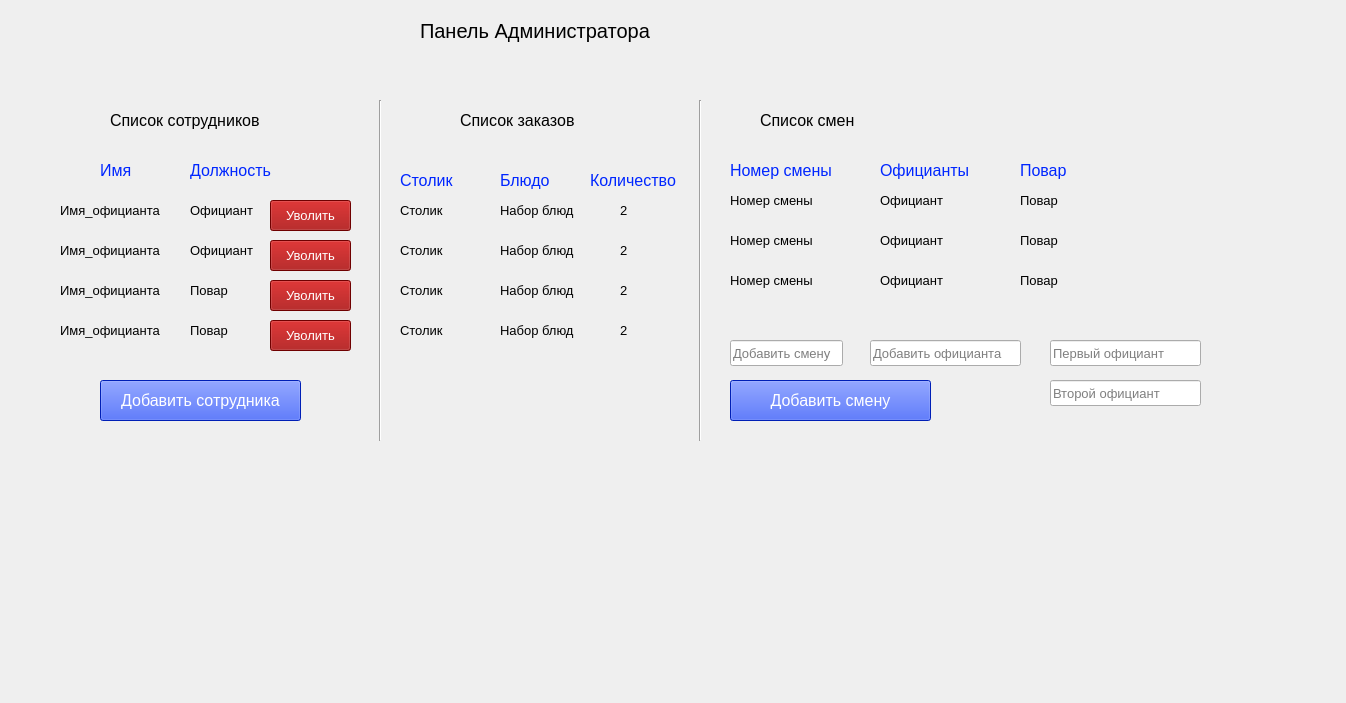
<?xml version="1.0" encoding="UTF-8"?>
<ui version="4.0">
 <class>Widget</class>
 <widget class="QWidget" name="Widget">
  <property name="geometry">
   <rect>
    <x>0</x>
    <y>0</y>
    <width>1346</width>
    <height>703</height>
   </rect>
  </property>
  <property name="font">
   <font>
    <pointsize>15</pointsize>
   </font>
  </property>
  <property name="windowTitle">
   <string>Widget</string>
  </property>
  <widget class="QLabel" name="LabelTitle">
   <property name="geometry">
    <rect>
     <x>420</x>
     <y>10</y>
     <width>251</width>
     <height>41</height>
    </rect>
   </property>
   <property name="text">
    <string>Панель Администратора</string>
   </property>
  </widget>
  <widget class="QLabel" name="labelEmployee">
   <property name="geometry">
    <rect>
     <x>110</x>
     <y>100</y>
     <width>211</width>
     <height>41</height>
    </rect>
   </property>
   <property name="font">
    <font>
     <pointsize>12</pointsize>
    </font>
   </property>
   <property name="text">
    <string>Список сотрудников</string>
   </property>
  </widget>
  <widget class="QLabel" name="labelOrder">
   <property name="geometry">
    <rect>
     <x>460</x>
     <y>100</y>
     <width>211</width>
     <height>41</height>
    </rect>
   </property>
   <property name="font">
    <font>
     <pointsize>12</pointsize>
    </font>
   </property>
   <property name="text">
    <string>Список заказов</string>
   </property>
  </widget>
  <widget class="QLabel" name="labelOrder_2">
   <property name="geometry">
    <rect>
     <x>760</x>
     <y>100</y>
     <width>211</width>
     <height>41</height>
    </rect>
   </property>
   <property name="font">
    <font>
     <pointsize>12</pointsize>
    </font>
   </property>
   <property name="text">
    <string>Список смен</string>
   </property>
  </widget>
  <widget class="QLabel" name="labelEmployee_2">
   <property name="geometry">
    <rect>
     <x>100</x>
     <y>150</y>
     <width>211</width>
     <height>41</height>
    </rect>
   </property>
   <property name="font">
    <font>
     <pointsize>12</pointsize>
    </font>
   </property>
   <property name="text">
    <string>&lt;html&gt;&lt;head/&gt;&lt;body&gt;&lt;p&gt;&lt;span style=&quot; color:#0026ff;&quot;&gt;Имя&lt;/span&gt;&lt;/p&gt;&lt;/body&gt;&lt;/html&gt;</string>
   </property>
  </widget>
  <widget class="QLabel" name="labelEmployee_3">
   <property name="geometry">
    <rect>
     <x>190</x>
     <y>150</y>
     <width>211</width>
     <height>41</height>
    </rect>
   </property>
   <property name="font">
    <font>
     <pointsize>12</pointsize>
    </font>
   </property>
   <property name="text">
    <string>&lt;html&gt;&lt;head/&gt;&lt;body&gt;&lt;p&gt;&lt;span style=&quot; color:#0026ff;&quot;&gt;Должность&lt;/span&gt;&lt;/p&gt;&lt;/body&gt;&lt;/html&gt;</string>
   </property>
  </widget>
  <widget class="Line" name="line">
   <property name="geometry">
    <rect>
     <x>370</x>
     <y>100</y>
     <width>20</width>
     <height>341</height>
    </rect>
   </property>
   <property name="orientation">
    <enum>Qt::Vertical</enum>
   </property>
  </widget>
  <widget class="Line" name="line_2">
   <property name="geometry">
    <rect>
     <x>690</x>
     <y>100</y>
     <width>20</width>
     <height>341</height>
    </rect>
   </property>
   <property name="orientation">
    <enum>Qt::Vertical</enum>
   </property>
  </widget>
  <widget class="QLabel" name="labelEmployee_4">
   <property name="geometry">
    <rect>
     <x>60</x>
     <y>190</y>
     <width>211</width>
     <height>41</height>
    </rect>
   </property>
   <property name="font">
    <font>
     <pointsize>10</pointsize>
    </font>
   </property>
   <property name="text">
    <string>Имя_официанта</string>
   </property>
  </widget>
  <widget class="QLabel" name="labelEmployee_7">
   <property name="geometry">
    <rect>
     <x>190</x>
     <y>190</y>
     <width>131</width>
     <height>41</height>
    </rect>
   </property>
   <property name="font">
    <font>
     <pointsize>10</pointsize>
    </font>
   </property>
   <property name="text">
    <string>&lt;html&gt;&lt;head/&gt;&lt;body&gt;&lt;p&gt;Официант&lt;/p&gt;&lt;/body&gt;&lt;/html&gt;</string>
   </property>
  </widget>
  <widget class="QLabel" name="labelEmployee_8">
   <property name="geometry">
    <rect>
     <x>190</x>
     <y>230</y>
     <width>81</width>
     <height>41</height>
    </rect>
   </property>
   <property name="font">
    <font>
     <pointsize>10</pointsize>
    </font>
   </property>
   <property name="text">
    <string>&lt;html&gt;&lt;head/&gt;&lt;body&gt;&lt;p&gt;Официант&lt;/p&gt;&lt;/body&gt;&lt;/html&gt;</string>
   </property>
  </widget>
  <widget class="QLabel" name="labelEmployee_5">
   <property name="geometry">
    <rect>
     <x>60</x>
     <y>230</y>
     <width>111</width>
     <height>41</height>
    </rect>
   </property>
   <property name="font">
    <font>
     <pointsize>10</pointsize>
    </font>
   </property>
   <property name="text">
    <string>Имя_официанта</string>
   </property>
  </widget>
  <widget class="QLabel" name="labelEmployee_6">
   <property name="geometry">
    <rect>
     <x>60</x>
     <y>270</y>
     <width>111</width>
     <height>41</height>
    </rect>
   </property>
   <property name="font">
    <font>
     <pointsize>10</pointsize>
    </font>
   </property>
   <property name="text">
    <string>Имя_официанта</string>
   </property>
  </widget>
  <widget class="QLabel" name="labelEmployee_9">
   <property name="geometry">
    <rect>
     <x>60</x>
     <y>310</y>
     <width>111</width>
     <height>41</height>
    </rect>
   </property>
   <property name="font">
    <font>
     <pointsize>10</pointsize>
    </font>
   </property>
   <property name="text">
    <string>Имя_официанта</string>
   </property>
  </widget>
  <widget class="QLabel" name="labelEmployee_10">
   <property name="geometry">
    <rect>
     <x>190</x>
     <y>270</y>
     <width>51</width>
     <height>41</height>
    </rect>
   </property>
   <property name="font">
    <font>
     <pointsize>10</pointsize>
    </font>
   </property>
   <property name="text">
    <string>&lt;html&gt;&lt;head/&gt;&lt;body&gt;&lt;p&gt;Повар&lt;/p&gt;&lt;/body&gt;&lt;/html&gt;</string>
   </property>
  </widget>
  <widget class="QLabel" name="labelEmployee_11">
   <property name="geometry">
    <rect>
     <x>190</x>
     <y>310</y>
     <width>111</width>
     <height>41</height>
    </rect>
   </property>
   <property name="font">
    <font>
     <pointsize>10</pointsize>
    </font>
   </property>
   <property name="text">
    <string>&lt;html&gt;&lt;head/&gt;&lt;body&gt;&lt;p&gt;Повар&lt;/p&gt;&lt;/body&gt;&lt;/html&gt;</string>
   </property>
  </widget>
  <widget class="QLabel" name="labelEmployee_12">
   <property name="geometry">
    <rect>
     <x>400</x>
     <y>160</y>
     <width>211</width>
     <height>41</height>
    </rect>
   </property>
   <property name="font">
    <font>
     <pointsize>12</pointsize>
    </font>
   </property>
   <property name="text">
    <string>&lt;html&gt;&lt;head/&gt;&lt;body&gt;&lt;p&gt;&lt;span style=&quot; color:#0026ff;&quot;&gt;Столик&lt;/span&gt;&lt;/p&gt;&lt;/body&gt;&lt;/html&gt;</string>
   </property>
  </widget>
  <widget class="QLabel" name="labelEmployee_13">
   <property name="geometry">
    <rect>
     <x>500</x>
     <y>160</y>
     <width>211</width>
     <height>41</height>
    </rect>
   </property>
   <property name="font">
    <font>
     <pointsize>12</pointsize>
    </font>
   </property>
   <property name="text">
    <string>&lt;html&gt;&lt;head/&gt;&lt;body&gt;&lt;p&gt;&lt;span style=&quot; color:#0026ff;&quot;&gt;Блюдо&lt;/span&gt;&lt;/p&gt;&lt;/body&gt;&lt;/html&gt;</string>
   </property>
  </widget>
  <widget class="QLabel" name="labelEmployee_14">
   <property name="geometry">
    <rect>
     <x>590</x>
     <y>160</y>
     <width>211</width>
     <height>41</height>
    </rect>
   </property>
   <property name="font">
    <font>
     <pointsize>12</pointsize>
    </font>
   </property>
   <property name="text">
    <string>&lt;html&gt;&lt;head/&gt;&lt;body&gt;&lt;p&gt;&lt;span style=&quot; color:#0026ff;&quot;&gt;Количество&lt;/span&gt;&lt;/p&gt;&lt;/body&gt;&lt;/html&gt;</string>
   </property>
  </widget>
  <widget class="QLabel" name="labelEmployee_15">
   <property name="geometry">
    <rect>
     <x>400</x>
     <y>310</y>
     <width>211</width>
     <height>41</height>
    </rect>
   </property>
   <property name="font">
    <font>
     <pointsize>10</pointsize>
    </font>
   </property>
   <property name="text">
    <string>Столик</string>
   </property>
  </widget>
  <widget class="QLabel" name="labelEmployee_16">
   <property name="geometry">
    <rect>
     <x>500</x>
     <y>230</y>
     <width>211</width>
     <height>41</height>
    </rect>
   </property>
   <property name="font">
    <font>
     <pointsize>10</pointsize>
    </font>
   </property>
   <property name="text">
    <string>&lt;html&gt;&lt;head/&gt;&lt;body&gt;&lt;p&gt;Набор блюд&lt;/p&gt;&lt;/body&gt;&lt;/html&gt;</string>
   </property>
  </widget>
  <widget class="QLabel" name="labelEmployee_17">
   <property name="geometry">
    <rect>
     <x>500</x>
     <y>270</y>
     <width>211</width>
     <height>41</height>
    </rect>
   </property>
   <property name="font">
    <font>
     <pointsize>10</pointsize>
    </font>
   </property>
   <property name="text">
    <string>&lt;html&gt;&lt;head/&gt;&lt;body&gt;&lt;p&gt;Набор блюд&lt;/p&gt;&lt;/body&gt;&lt;/html&gt;</string>
   </property>
  </widget>
  <widget class="QLabel" name="labelEmployee_18">
   <property name="geometry">
    <rect>
     <x>400</x>
     <y>270</y>
     <width>211</width>
     <height>41</height>
    </rect>
   </property>
   <property name="font">
    <font>
     <pointsize>10</pointsize>
    </font>
   </property>
   <property name="text">
    <string>Столик</string>
   </property>
  </widget>
  <widget class="QLabel" name="labelEmployee_19">
   <property name="geometry">
    <rect>
     <x>500</x>
     <y>190</y>
     <width>211</width>
     <height>41</height>
    </rect>
   </property>
   <property name="font">
    <font>
     <pointsize>10</pointsize>
    </font>
   </property>
   <property name="text">
    <string>&lt;html&gt;&lt;head/&gt;&lt;body&gt;&lt;p&gt;Набор блюд&lt;/p&gt;&lt;/body&gt;&lt;/html&gt;</string>
   </property>
  </widget>
  <widget class="QLabel" name="labelEmployee_20">
   <property name="geometry">
    <rect>
     <x>500</x>
     <y>310</y>
     <width>211</width>
     <height>41</height>
    </rect>
   </property>
   <property name="font">
    <font>
     <pointsize>10</pointsize>
    </font>
   </property>
   <property name="text">
    <string>&lt;html&gt;&lt;head/&gt;&lt;body&gt;&lt;p&gt;Набор блюд&lt;/p&gt;&lt;/body&gt;&lt;/html&gt;</string>
   </property>
  </widget>
  <widget class="QLabel" name="labelEmployee_21">
   <property name="geometry">
    <rect>
     <x>400</x>
     <y>230</y>
     <width>211</width>
     <height>41</height>
    </rect>
   </property>
   <property name="font">
    <font>
     <pointsize>10</pointsize>
    </font>
   </property>
   <property name="text">
    <string>Столик</string>
   </property>
  </widget>
  <widget class="QLabel" name="labelEmployee_22">
   <property name="geometry">
    <rect>
     <x>400</x>
     <y>190</y>
     <width>211</width>
     <height>41</height>
    </rect>
   </property>
   <property name="font">
    <font>
     <pointsize>10</pointsize>
    </font>
   </property>
   <property name="text">
    <string>Столик</string>
   </property>
  </widget>
  <widget class="QLabel" name="labelEmployee_24">
   <property name="geometry">
    <rect>
     <x>880</x>
     <y>150</y>
     <width>211</width>
     <height>41</height>
    </rect>
   </property>
   <property name="font">
    <font>
     <pointsize>12</pointsize>
    </font>
   </property>
   <property name="text">
    <string>&lt;html&gt;&lt;head/&gt;&lt;body&gt;&lt;p&gt;&lt;span style=&quot; color:#0026ff;&quot;&gt;Официанты&lt;/span&gt;&lt;/p&gt;&lt;/body&gt;&lt;/html&gt;</string>
   </property>
  </widget>
  <widget class="QLabel" name="labelEmployee_26">
   <property name="geometry">
    <rect>
     <x>1020</x>
     <y>150</y>
     <width>211</width>
     <height>41</height>
    </rect>
   </property>
   <property name="font">
    <font>
     <pointsize>12</pointsize>
    </font>
   </property>
   <property name="text">
    <string>&lt;html&gt;&lt;head/&gt;&lt;body&gt;&lt;p&gt;&lt;span style=&quot; color:#0026ff;&quot;&gt;Повар&lt;/span&gt;&lt;/p&gt;&lt;/body&gt;&lt;/html&gt;</string>
   </property>
  </widget>
  <widget class="QLabel" name="labelEmployee_27">
   <property name="geometry">
    <rect>
     <x>730</x>
     <y>150</y>
     <width>211</width>
     <height>41</height>
    </rect>
   </property>
   <property name="font">
    <font>
     <pointsize>12</pointsize>
    </font>
   </property>
   <property name="text">
    <string>&lt;html&gt;&lt;head/&gt;&lt;body&gt;&lt;p&gt;&lt;span style=&quot; color:#0026ff;&quot;&gt;Номер смены&lt;/span&gt;&lt;/p&gt;&lt;/body&gt;&lt;/html&gt;</string>
   </property>
  </widget>
  <widget class="QLabel" name="labelEmployee_23">
   <property name="geometry">
    <rect>
     <x>620</x>
     <y>190</y>
     <width>211</width>
     <height>41</height>
    </rect>
   </property>
   <property name="font">
    <font>
     <pointsize>10</pointsize>
    </font>
   </property>
   <property name="text">
    <string>2</string>
   </property>
  </widget>
  <widget class="QLabel" name="labelEmployee_25">
   <property name="geometry">
    <rect>
     <x>620</x>
     <y>230</y>
     <width>211</width>
     <height>41</height>
    </rect>
   </property>
   <property name="font">
    <font>
     <pointsize>10</pointsize>
    </font>
   </property>
   <property name="text">
    <string>2</string>
   </property>
  </widget>
  <widget class="QLabel" name="labelEmployee_28">
   <property name="geometry">
    <rect>
     <x>620</x>
     <y>270</y>
     <width>211</width>
     <height>41</height>
    </rect>
   </property>
   <property name="font">
    <font>
     <pointsize>10</pointsize>
    </font>
   </property>
   <property name="text">
    <string>2</string>
   </property>
  </widget>
  <widget class="QLabel" name="labelEmployee_29">
   <property name="geometry">
    <rect>
     <x>620</x>
     <y>310</y>
     <width>211</width>
     <height>41</height>
    </rect>
   </property>
   <property name="font">
    <font>
     <pointsize>10</pointsize>
    </font>
   </property>
   <property name="text">
    <string>2</string>
   </property>
  </widget>
  <widget class="QLabel" name="labelEmployee_35">
   <property name="geometry">
    <rect>
     <x>880</x>
     <y>180</y>
     <width>211</width>
     <height>41</height>
    </rect>
   </property>
   <property name="font">
    <font>
     <pointsize>10</pointsize>
    </font>
   </property>
   <property name="text">
    <string>Официант</string>
   </property>
  </widget>
  <widget class="QLabel" name="labelEmployee_36">
   <property name="geometry">
    <rect>
     <x>730</x>
     <y>270</y>
     <width>211</width>
     <height>41</height>
    </rect>
   </property>
   <property name="font">
    <font>
     <pointsize>10</pointsize>
    </font>
   </property>
   <property name="text">
    <string/>
   </property>
  </widget>
  <widget class="QLabel" name="labelEmployee_37">
   <property name="geometry">
    <rect>
     <x>1020</x>
     <y>180</y>
     <width>211</width>
     <height>41</height>
    </rect>
   </property>
   <property name="font">
    <font>
     <pointsize>10</pointsize>
    </font>
   </property>
   <property name="text">
    <string>Повар</string>
   </property>
  </widget>
  <widget class="QLabel" name="labelEmployee_38">
   <property name="geometry">
    <rect>
     <x>730</x>
     <y>180</y>
     <width>211</width>
     <height>41</height>
    </rect>
   </property>
   <property name="font">
    <font>
     <pointsize>10</pointsize>
    </font>
   </property>
   <property name="text">
    <string>Номер смены</string>
   </property>
  </widget>
  <widget class="QLabel" name="labelEmployee_39">
   <property name="geometry">
    <rect>
     <x>730</x>
     <y>260</y>
     <width>211</width>
     <height>41</height>
    </rect>
   </property>
   <property name="font">
    <font>
     <pointsize>10</pointsize>
    </font>
   </property>
   <property name="text">
    <string>Номер смены</string>
   </property>
  </widget>
  <widget class="QLabel" name="labelEmployee_41">
   <property name="geometry">
    <rect>
     <x>1020</x>
     <y>260</y>
     <width>211</width>
     <height>41</height>
    </rect>
   </property>
   <property name="font">
    <font>
     <pointsize>10</pointsize>
    </font>
   </property>
   <property name="text">
    <string>Повар</string>
   </property>
  </widget>
  <widget class="QLabel" name="labelEmployee_42">
   <property name="geometry">
    <rect>
     <x>880</x>
     <y>260</y>
     <width>211</width>
     <height>41</height>
    </rect>
   </property>
   <property name="font">
    <font>
     <pointsize>10</pointsize>
    </font>
   </property>
   <property name="text">
    <string>Официант</string>
   </property>
  </widget>
  <widget class="QLabel" name="labelEmployee_43">
   <property name="geometry">
    <rect>
     <x>880</x>
     <y>220</y>
     <width>211</width>
     <height>41</height>
    </rect>
   </property>
   <property name="font">
    <font>
     <pointsize>10</pointsize>
    </font>
   </property>
   <property name="text">
    <string>Официант</string>
   </property>
  </widget>
  <widget class="QLabel" name="labelEmployee_44">
   <property name="geometry">
    <rect>
     <x>730</x>
     <y>220</y>
     <width>211</width>
     <height>41</height>
    </rect>
   </property>
   <property name="font">
    <font>
     <pointsize>10</pointsize>
    </font>
   </property>
   <property name="text">
    <string>Номер смены</string>
   </property>
  </widget>
  <widget class="QLabel" name="labelEmployee_45">
   <property name="geometry">
    <rect>
     <x>590</x>
     <y>250</y>
     <width>211</width>
     <height>41</height>
    </rect>
   </property>
   <property name="font">
    <font>
     <pointsize>10</pointsize>
    </font>
   </property>
   <property name="text">
    <string/>
   </property>
  </widget>
  <widget class="QLabel" name="labelEmployee_46">
   <property name="geometry">
    <rect>
     <x>1020</x>
     <y>220</y>
     <width>211</width>
     <height>41</height>
    </rect>
   </property>
   <property name="font">
    <font>
     <pointsize>10</pointsize>
    </font>
   </property>
   <property name="text">
    <string>Повар</string>
   </property>
  </widget>
  <widget class="QLineEdit" name="lineEdit_6">
   <property name="geometry">
    <rect>
     <x>730</x>
     <y>340</y>
     <width>113</width>
     <height>26</height>
    </rect>
   </property>
   <property name="font">
    <font>
     <pointsize>10</pointsize>
    </font>
   </property>
   <property name="text">
    <string/>
   </property>
   <property name="placeholderText">
    <string>Добавить смену</string>
   </property>
  </widget>
  <widget class="QLineEdit" name="lineEdit_7">
   <property name="geometry">
    <rect>
     <x>870</x>
     <y>340</y>
     <width>151</width>
     <height>26</height>
    </rect>
   </property>
   <property name="font">
    <font>
     <pointsize>10</pointsize>
    </font>
   </property>
   <property name="text">
    <string/>
   </property>
   <property name="placeholderText">
    <string>Добавить официанта</string>
   </property>
  </widget>
  <widget class="QLineEdit" name="lineEdit_8">
   <property name="geometry">
    <rect>
     <x>1050</x>
     <y>340</y>
     <width>151</width>
     <height>26</height>
    </rect>
   </property>
   <property name="font">
    <font>
     <pointsize>10</pointsize>
    </font>
   </property>
   <property name="text">
    <string/>
   </property>
   <property name="placeholderText">
    <string>Первый официант</string>
   </property>
  </widget>
  <widget class="QLineEdit" name="lineEdit_9">
   <property name="geometry">
    <rect>
     <x>1050</x>
     <y>380</y>
     <width>151</width>
     <height>26</height>
    </rect>
   </property>
   <property name="font">
    <font>
     <pointsize>10</pointsize>
    </font>
   </property>
   <property name="text">
    <string/>
   </property>
   <property name="placeholderText">
    <string>Второй официант</string>
   </property>
  </widget>
  <widget class="QPushButton" name="pushButton">
   <property name="geometry">
    <rect>
     <x>100</x>
     <y>380</y>
     <width>201</width>
     <height>41</height>
    </rect>
   </property>
   <property name="font">
    <font>
     <pointsize>12</pointsize>
    </font>
   </property>
   <property name="styleSheet">
    <string notr="true">color: rgb(255, 255, 255);
background-color: rgb(0, 43, 255);</string>
   </property>
   <property name="text">
    <string>Добавить сотрудника</string>
   </property>
  </widget>
  <widget class="QPushButton" name="pushButton_2">
   <property name="geometry">
    <rect>
     <x>730</x>
     <y>380</y>
     <width>201</width>
     <height>41</height>
    </rect>
   </property>
   <property name="font">
    <font>
     <pointsize>12</pointsize>
    </font>
   </property>
   <property name="styleSheet">
    <string notr="true">color: rgb(255, 255, 255);
background-color: rgb(0, 43, 255);</string>
   </property>
   <property name="text">
    <string>Добавить смену</string>
   </property>
  </widget>
  <widget class="QPushButton" name="pushButton_3">
   <property name="geometry">
    <rect>
     <x>270</x>
     <y>320</y>
     <width>81</width>
     <height>31</height>
    </rect>
   </property>
   <property name="font">
    <font>
     <pointsize>10</pointsize>
    </font>
   </property>
   <property name="styleSheet">
    <string notr="true">color: rgb(255, 255, 255);
background-color: rgb(155, 0, 0);</string>
   </property>
   <property name="text">
    <string>Уволить</string>
   </property>
  </widget>
  <widget class="QPushButton" name="pushButton_4">
   <property name="geometry">
    <rect>
     <x>270</x>
     <y>280</y>
     <width>81</width>
     <height>31</height>
    </rect>
   </property>
   <property name="font">
    <font>
     <pointsize>10</pointsize>
    </font>
   </property>
   <property name="styleSheet">
    <string notr="true">color: rgb(255, 255, 255);
background-color: rgb(155, 0, 0);</string>
   </property>
   <property name="text">
    <string>Уволить</string>
   </property>
  </widget>
  <widget class="QPushButton" name="pushButton_5">
   <property name="geometry">
    <rect>
     <x>270</x>
     <y>240</y>
     <width>81</width>
     <height>31</height>
    </rect>
   </property>
   <property name="font">
    <font>
     <pointsize>10</pointsize>
    </font>
   </property>
   <property name="styleSheet">
    <string notr="true">color: rgb(255, 255, 255);
background-color: rgb(155, 0, 0);</string>
   </property>
   <property name="text">
    <string>Уволить</string>
   </property>
  </widget>
  <widget class="QPushButton" name="pushButton_6">
   <property name="geometry">
    <rect>
     <x>270</x>
     <y>200</y>
     <width>81</width>
     <height>31</height>
    </rect>
   </property>
   <property name="font">
    <font>
     <pointsize>10</pointsize>
    </font>
   </property>
   <property name="styleSheet">
    <string notr="true">color: rgb(255, 255, 255);
background-color: rgb(155, 0, 0);</string>
   </property>
   <property name="text">
    <string>Уволить</string>
   </property>
  </widget>
 </widget>
 <resources/>
 <connections/>
</ui>
